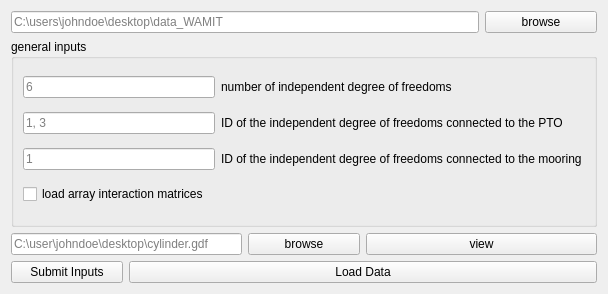
<?xml version="1.0" encoding="UTF-8"?>
<ui version="4.0">
 <class>Form</class>
 <widget class="QWidget" name="Form">
  <property name="geometry">
   <rect>
    <x>0</x>
    <y>0</y>
    <width>602</width>
    <height>294</height>
   </rect>
  </property>
  <property name="windowTitle">
   <string>Hydrodynamic - Module</string>
  </property>
  <layout class="QGridLayout" name="gridLayout">
   <item row="0" column="0" colspan="4">
    <widget class="QLineEdit" name="le_data_t4">
     <property name="placeholderText">
      <string>C:\users\johndoe\desktop\data_WAMIT</string>
     </property>
    </widget>
   </item>
   <item row="0" column="4">
    <widget class="QPushButton" name="btn_browse_t4">
     <property name="text">
      <string>browse</string>
     </property>
    </widget>
   </item>
   <item row="2" column="0" colspan="2">
    <widget class="QLineEdit" name="mesh_f_t4">
     <property name="placeholderText">
      <string>C:\user\johndoe\desktop\cylinder.gdf</string>
     </property>
    </widget>
   </item>
   <item row="2" column="2">
    <widget class="QPushButton" name="btn_mesh_f_t4">
     <property name="text">
      <string>browse</string>
     </property>
    </widget>
   </item>
   <item row="2" column="3" colspan="2">
    <widget class="QPushButton" name="btn_view_mesh_t4">
     <property name="text">
      <string>view</string>
     </property>
    </widget>
   </item>
   <item row="3" column="0">
    <widget class="QPushButton" name="btn_submit_t4">
     <property name="text">
      <string>Submit Inputs</string>
     </property>
    </widget>
   </item>
   <item row="3" column="1" colspan="4">
    <widget class="QPushButton" name="btn_load_data_t4">
     <property name="text">
      <string>Load Data</string>
     </property>
    </widget>
   </item>
   <item row="1" column="0" colspan="5">
    <widget class="QGroupBox" name="gen_input_3">
     <property name="title">
      <string>general inputs</string>
     </property>
     <layout class="QGridLayout" name="gridLayout_18">
      <item row="2" column="2" colspan="2">
       <widget class="QLabel" name="label_34">
        <property name="text">
         <string>ID of the independent degree of freedoms connected to the mooring </string>
        </property>
       </widget>
      </item>
      <item row="2" column="0" colspan="2">
       <widget class="QLineEdit" name="moor_dof_t4">
        <property name="text">
         <string/>
        </property>
        <property name="placeholderText">
         <string>1</string>
        </property>
       </widget>
      </item>
      <item row="0" column="2" colspan="2">
       <widget class="QLabel" name="label_35">
        <property name="text">
         <string>number of independent degree of freedoms</string>
        </property>
       </widget>
      </item>
      <item row="0" column="0" colspan="2">
       <widget class="QLineEdit" name="ndof_t4">
        <property name="text">
         <string/>
        </property>
        <property name="placeholderText">
         <string>6</string>
        </property>
       </widget>
      </item>
      <item row="1" column="2" colspan="2">
       <widget class="QLabel" name="label_36">
        <property name="text">
         <string>ID of the independent degree of freedoms connected to the PTO </string>
        </property>
       </widget>
      </item>
      <item row="1" column="0" colspan="2">
       <widget class="QLineEdit" name="pto_dof_t4">
        <property name="text">
         <string/>
        </property>
        <property name="placeholderText">
         <string>1, 3</string>
        </property>
       </widget>
      </item>
      <item row="3" column="0">
       <widget class="QCheckBox" name="cb_gen_array_mat_t4">
        <property name="text">
         <string>load array interaction matrices</string>
        </property>
       </widget>
      </item>
     </layout>
    </widget>
   </item>
  </layout>
 </widget>
 <resources/>
 <connections/>
</ui>
